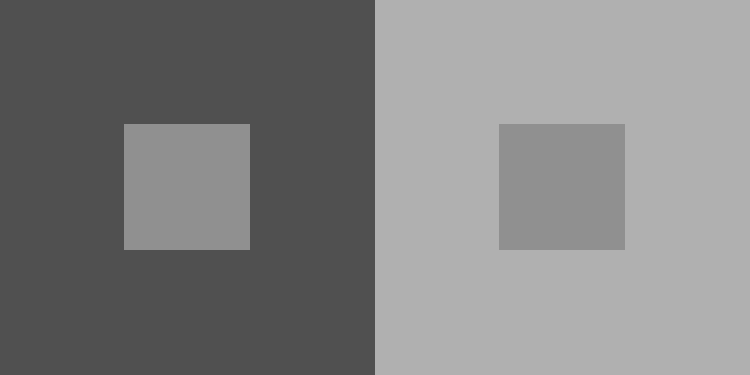
%> input picture ex3/simul_cont_squares.tif, 750 x 375 px
$ octave --eval "q3;"   (GNU Octave 9; MATLAB toolbox functions it lacks are replaced by stand-ins)
%> lines starting %> are read from the running program, lines starting %| are printed output that depends on the picture; in (x1, y1, x2, y2) boxes, pixels count from 0 and x2, y2 are one past the last pixel; in counts of white or black regions, pixels touching at a corner belong together; the program's own positions count from 1
### ex3/ImageDerivatives.m
function [Ix, Iy] = ImageDerivatives(im)
    % x derivation
    Kx = [0.5 -0.5];
    Ix = conv2(im, Kx, 'full');
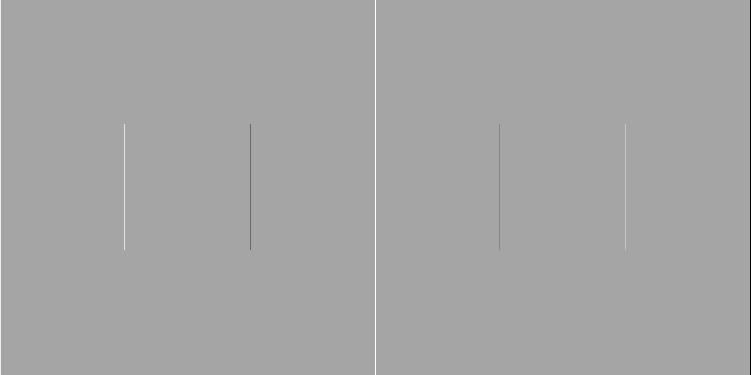
%> Ix: size 375x751 double; min -88, max 48, mean 0; drawn with min black and max white
    Ix = Ix(:, 1:end-1);
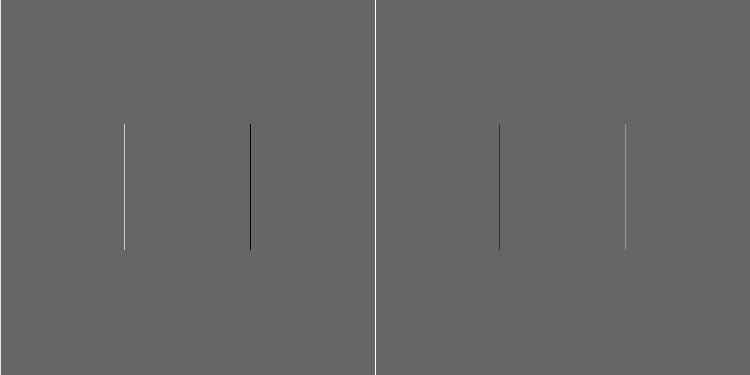
%> Ix: size 375x750 double; min -32, max 48, mean 0.1; drawn with min black and max white
    Ix = BordersToZero(Ix);
%> in BordersToZero, `im(:, [1 end]) = 0;`:
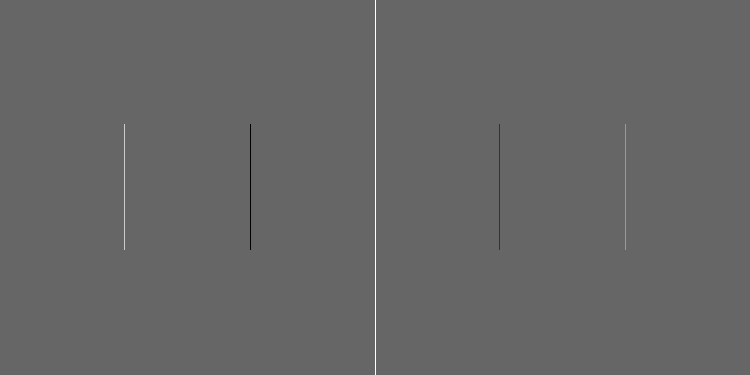
%> im: size 375x750 double; 0.13% of pixels changed, all inside (x1, y1, x2, y2) = (0, 0, 1, 375); drawn with min black and max white
%> in BordersToZero, `im([1 end], :) = 0;`: im: size 375x750 double; under 0.01% of pixels changed, all inside (x1, y1, x2, y2) = (375, 0, 376, 375)
    %show(Ix)


    % y derivation
    Ky = [-0.5; 0.5];
    Iy = conv2(im, Ky, 'full');
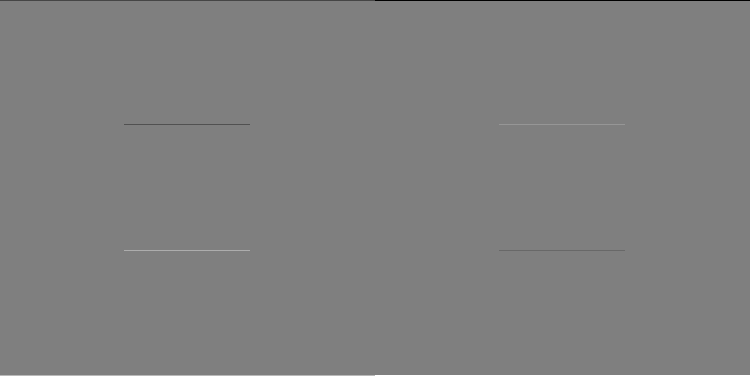
%> Iy: size 376x750 double; min -88, max 88, mean 0; drawn with min black and max white
    Iy = Iy(1:end-1, :);
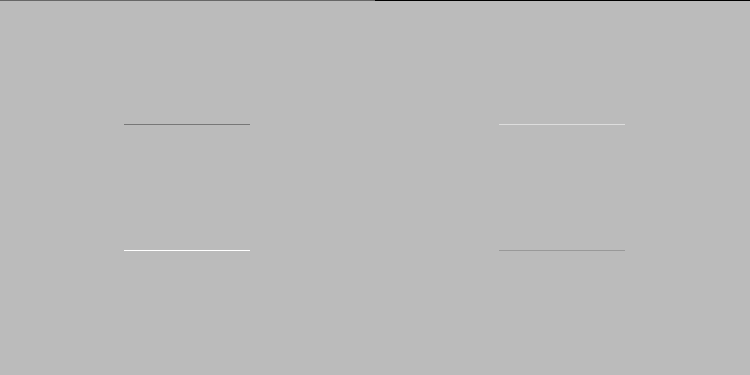
%> Iy: size 375x750 double; min -88, max 32, mean -0.2; drawn with min black and max white
    Iy = BordersToZero(Iy);
%> in BordersToZero (call 2), `im(:, [1 end]) = 0;`: im: size 375x750 double; under 0.01% of pixels changed, all inside (x1, y1, x2, y2) = (0, 0, 750, 1)
%> in BordersToZero (call 2), `im([1 end], :) = 0;`: im: size 375x750 double; min -32, max 32, mean 0
    %show(Iy)

end


function [im] = BordersToZero(im)
    im(:, [1 end]) = 0;
    im([1 end], :) = 0;
end

### ex3/Deriv2Laplace.m
function [L] = Deriv2Laplace(Ix, Iy)
    Kx = [0.5 -0.5];
    Ky = [-0.5; 0.5];
    L = conv2(Ix, Kx, 'same') + conv2(Iy, Ky, 'same');
end

### ex3/q3.m
function q3
    im = double(imread('simul_cont_squares.tif'));
    [Ix, Iy] = ImageDerivatives(im);
    [L] = Deriv2Laplace(Ix, Iy);
    imshow(L);
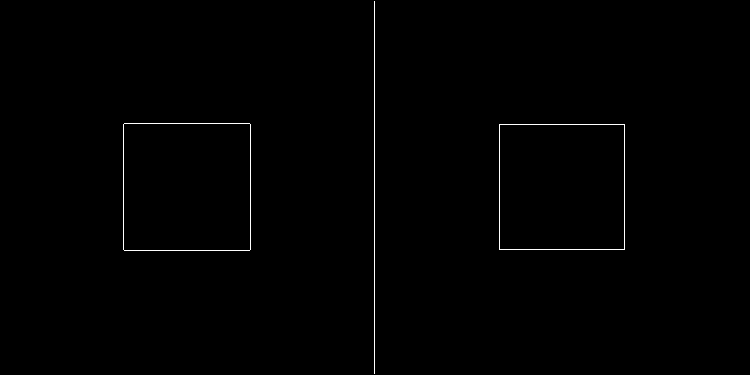
%> displayed picture: size 375x750, on the screen's scale of 0 to 255; 0.49% white in thin lines or dots, all inside (x1, y1, x2, y2) = (123, 1, 625, 374)

    % after threshold
    threshold = 10;
    L = abs(L);
    L_threshold = L >= threshold;
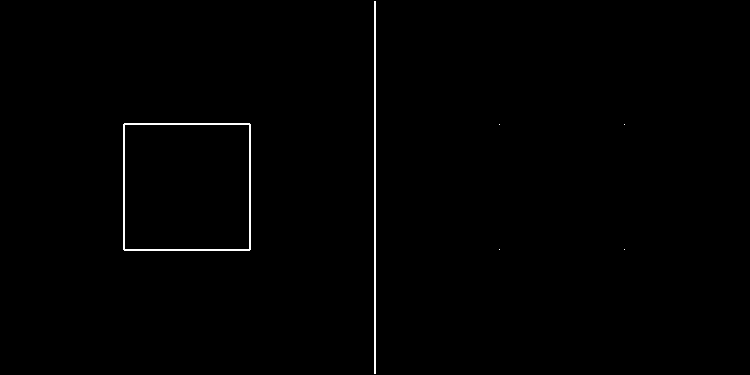
%> L_threshold: size 375x750 logical; 0.62% white in thin lines or dots, all inside (x1, y1, x2, y2) = (123, 1, 625, 374)
    imshow(L_threshold);

end
